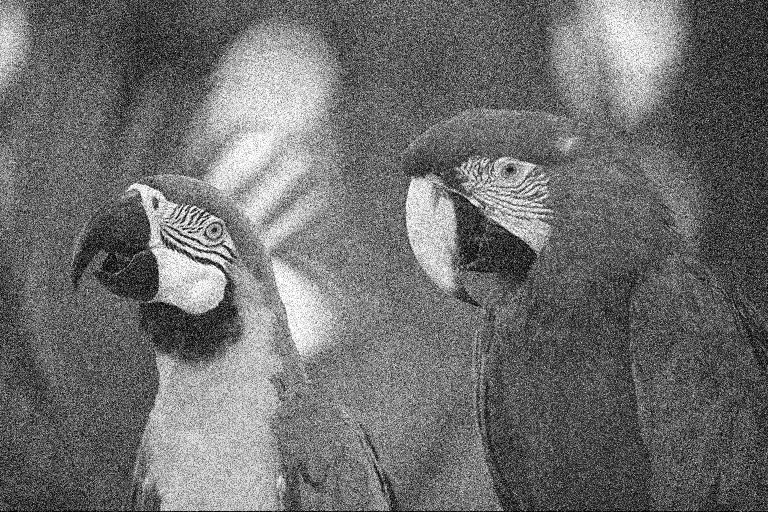
%> input picture hw6/codes/parrots_noisy.tif, 768 x 512 px
$ octave hw6_2.m   (GNU Octave 9; MATLAB toolbox functions it lacks are replaced by stand-ins)
%> lines starting %> are read from the running program, lines starting %| are printed output that depends on the picture
%hw6_2
clc; clear; close all;

p = im2double(imread('parrots_noisy.tif'));
%> p: size 512x768 double; min 0, max 1, mean 0.431

%% a : de-noising image by Haar-based DWT

[approximation,dcH,dcV,dcD] = dwt2(p,'haar');

%%horizontal threshold = 0.123  , vertical threshold = 0.118 and, diagonal threshold = 0.107
dcH(abs(dcH)<0.131) = 0;
dcV(abs(dcV)<0.142) = 0;
dcD(abs(dcD)<0.108) = 0;
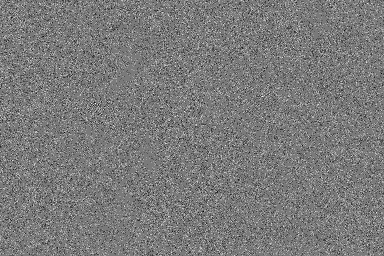
%> dcD: size 256x384 double; min -0.525, max 0.565, mean 0.000117; drawn with min black and max white

denoised_haar_p = idwt2(approximation ,dcH,dcV,dcD, 'haar');

figure;
subplot(131); imshow(p); title('Original Image');
subplot(132); imshow(denoised_haar_p); title('Denoised Using Haar Wavelet');
subplot(133); imshow( p - denoised_haar_p); title('removed noise');

%% b : de-noising image by db5 & sym20 DWT

%%db5
[approximation2,dcH2,dcV2,dcD2] = dwt2(p,'db5');

dcH2(abs(dcH2)<0.131) = 0;
dcV2(abs(dcV2)<0.142) = 0;
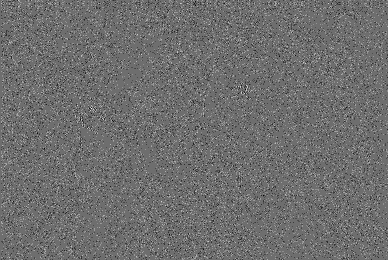
%> dcV2: size 260x388 double; min -0.535, max 0.699, mean -0.000527; drawn with min black and max white
dcD2(abs(dcD2)<0.108) = 0;
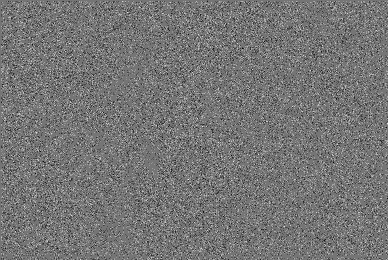
%> dcD2: size 260x388 double; min -0.488, max 0.573, mean 0.000201; drawn with min black and max white
denoised_db5_p = idwt2(approximation2 ,dcH2,dcV2,dcD2, 'db5');

figure;
subplot(131); imshow(p); title('Original Image');
subplot(132); imshow(denoised_db5_p); title('Denoised Using db5 Wavelet');
subplot(133); imshow( p - denoised_db5_p ); title('removed noise');

%%sym20
[approximation3,dcH3,dcV3,dcD3] = dwt2(p,'sym20');
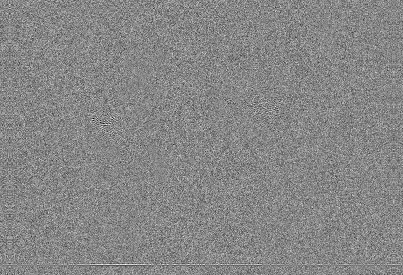
%> dcH3: size 275x403 double; min -0.788, max 0.702, mean -0.000228; drawn with min black and max white
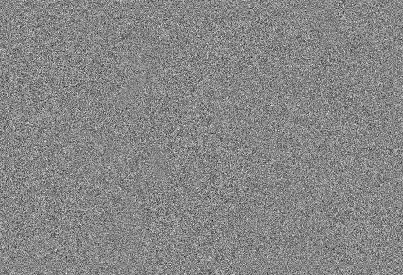
%> dcD3: size 275x403 double; min -0.615, max 0.55, mean -4.7e-05; drawn with min black and max white

dcH3(abs(dcH3)<0.131) = 0;
dcV3(abs(dcV3)<0.142) = 0;
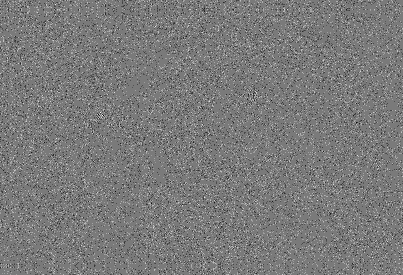
%> dcV3: size 275x403 double; min -0.552, max 0.598, mean -0.000357; drawn with min black and max white
dcD3(abs(dcD3)<0.108) = 0;

denoised_sym20_p = idwt2(approximation3 ,dcH3,dcV3,dcD3, 'sym20');

figure;
subplot(131); imshow(p); title('Original Image');
subplot(132); imshow(denoised_sym20_p); title('Denoised Using sym20 Wavelet');
subplot(133); imshow( p - denoised_sym20_p ); title('removed noise');
%
%% c : denoising with DFT

pFFT = fft2(p);
H = (1/16)*[1 2 1;2 4 2;1 2 1];
filterFFT = fft2(H,512,768);
inFFT_filtered = pFFT.*filterFFT;
denoised_dft_p = ifft2(inFFT_filtered);
figure;
subplot(131); imshow(p); title('Original Image');
subplot(132),imshow(denoised_dft_p),title('Denoised using DFT');
subplot(133),imshow(p-denoised_dft_p),title('removed noise');
%> after `imshow(p-denoised_dft_p)`:
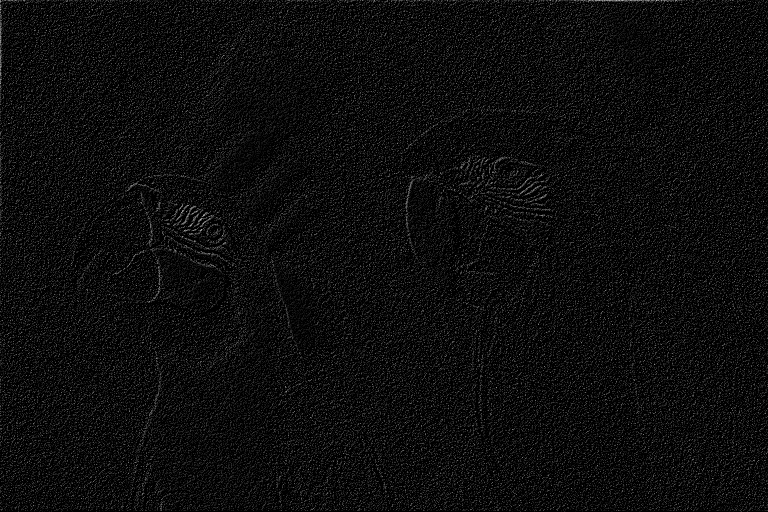
%> displayed picture: size 512x768, on the screen's scale of 0 to 255; min 0, max 189, mean 13.2

%% d : waveletAnalyzer
waveletAnalyzer
%> (this line was passed over: waveletAnalyzer is not available in this run)
